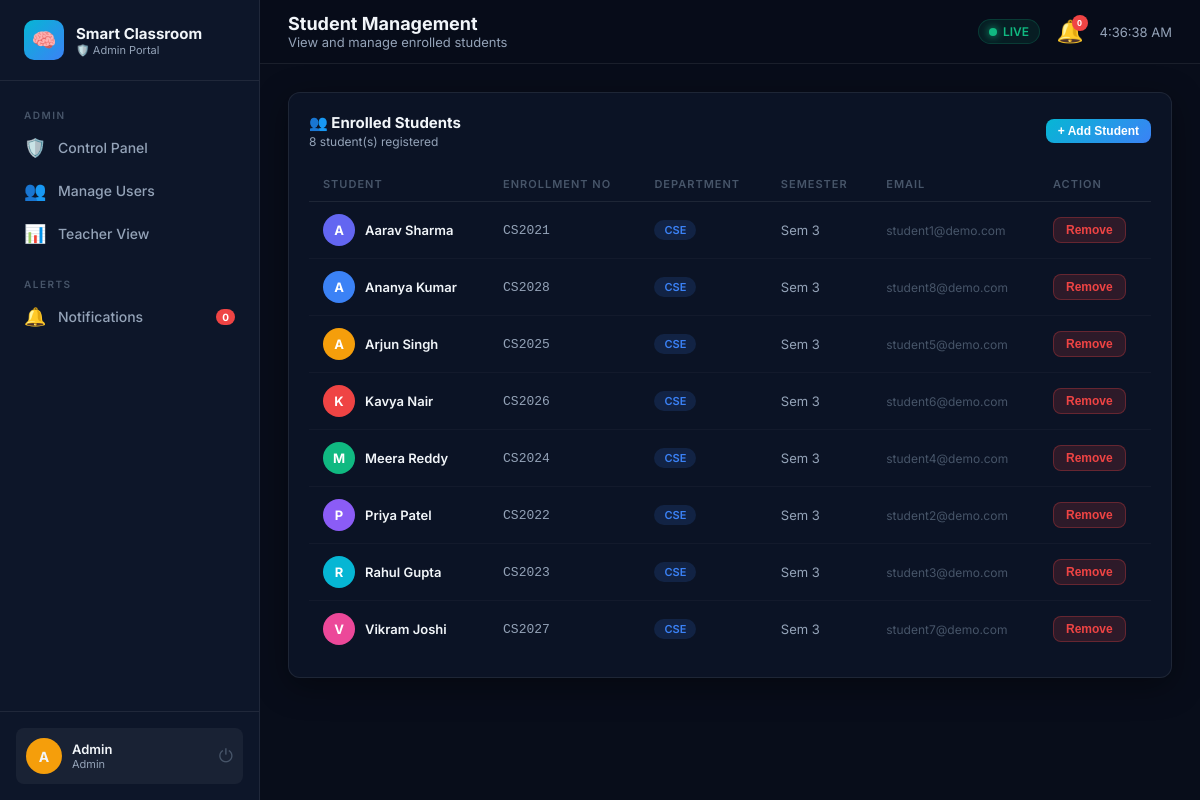
The app's page /students (signed in) with its own data.
### models/user.py (models this page shows, shortened)
class User(UserMixin, db.Model):
    __tablename__ = 'users'
    id           = db.Column(db.Integer, primary_key=True)
    name         = db.Column(db.String(100), nullable=False)
    email        = db.Column(db.String(120), unique=True, nullable=False)
    password_hash= db.Column(db.String(256), nullable=False)
    role         = db.Column(db.String(20), default='student')  # student/teacher/admin
    avatar_color = db.Column(db.String(20), default='#6366f1')
    created_at   = db.Column(db.DateTime, default=datetime.utcnow)
    is_active_   = db.Column(db.Boolean, default=True)
    student_profile = db.relationship('StudentProfile', backref='user', uselist=False, lazy=True)
    teacher_entries = db.relationship('TimetableEntry',  backref='teacher', lazy=True)
    def is_student(self):  return self.role == 'student'
    def is_teacher(self):  return self.role == 'teacher'
    def is_admin(self):    return self.role == 'admin'

class StudentProfile(db.Model):
    __tablename__ = 'student_profiles'
    id             = db.Column(db.Integer, primary_key=True)
    user_id        = db.Column(db.Integer, db.ForeignKey('users.id'), nullable=False)
    department_id  = db.Column(db.Integer, db.ForeignKey('departments.id'), nullable=True)
    enrollment_no  = db.Column(db.String(30), unique=True, nullable=True)
    semester       = db.Column(db.Integer, default=1)
    avatar_color   = db.Column(db.String(20), default='#06b6d4')
    is_face_trained = db.Column(db.Boolean, default=False)
    face_image_path = db.Column(db.String(300), nullable=True)
    attendances    = db.relationship('Attendance',    backref='student', lazy=True)
    focus_sessions = db.relationship('FocusSession',  backref='student', lazy=True)

### models/department.py (models this page shows, shortened)
class Department(db.Model):
    __tablename__ = 'departments'
    id   = db.Column(db.Integer, primary_key=True)
    name = db.Column(db.String(100), nullable=False)
    code = db.Column(db.String(10), unique=True, nullable=False)
    subjects  = db.relationship('Subject', backref='department', lazy=True)
    students  = db.relationship('StudentProfile', backref='department', lazy=True)

### routes/students.py (the view)
@students_bp.route('/students')
@login_required
def index():
    profiles = StudentProfile.query.join(User).order_by(User.name).all()
    departments = Department.query.all()
    return render_template('dashboard/students.html', students=profiles, departments=departments)

### templates/dashboard/students.html (shortened to what this page needs)
{% extends 'base.html' %}
{% block page_title %}Student Management{% endblock %}
{% block page_subtitle %}View and manage enrolled students{% endblock %}
{% block content %}
<div class="card">
  <div class="section-header">
    <div>
      <div class="section-title">👥 Enrolled Students</div>
      <div class="section-sub">{{ students|length }} student(s) registered</div>
    </div>
    <button class="btn btn-primary btn-sm" onclick="document.getElementById('addModal').classList.add('open')">+ Add Student</button>
  </div>
  {% if students %}
  <div style="overflow-x:auto;">
    <table class="data-table">
      <thead>
        <tr>
          <th>Student</th>
          <th>Enrollment No</th>
          <th>Department</th>
          <th>Semester</th>
          <th>Email</th>
          <th>Action</th>
        </tr>
      </thead>
      <tbody>
        {% for s in students %}
        <tr>
          <td>
            <div style="display:flex;align-items:center;gap:10px;">
              <div class="student-avatar" style="background:{{ s.avatar_color }}">{{ s.user.name[0] if s.user else '?' }}</div>
              <span style="font-weight:600;">{{ s.user.name if s.user else 'Unknown' }}</span>
            </div>
          </td>
          <td style="color:var(--text-secondary);font-family:monospace;">{{ s.enrollment_no or '—' }}</td>
          <td><span class="badge badge-info">{{ s.department.code if s.department else '—' }}</span></td>
          <td style="color:var(--text-secondary);">Sem {{ s.semester }}</td>
          <td style="font-size:12px;color:var(--text-muted);">{{ s.user.email if s.user else '—' }}</td>
          <td>
            <form method="POST" action="{{ url_for('students.delete_student', student_id=s.id) }}"
                  onsubmit="return confirm('Remove {{ s.user.name if s.user else 'student' }}?')">
              <button type="submit" class="btn btn-danger btn-sm">Remove</button>
            </form>
          </td>
        </tr>
        {% endfor %}
      </tbody>
    </table>
  </div>
  {% else %}
  <div class="empty-state">
    <div class="empty-icon">👤</div>
    <p>No students yet. Click <strong>Add Student</strong> to get started.</p>
  </div>
  {% endif %}
</div>
{% endblock %}

### templates/base.html (shortened to what this page needs)
<!DOCTYPE html>
<html lang="en">
<head>
  <link rel="stylesheet" href="{{ url_for('static', filename='css/main.css') }}"/>
</head>
<body>
{% set role_accent = {
  'teacher': '--accent-blue',
  'admin':   '--accent-yellow',
  'student': '--accent-cyan'
}[current_user.role] if current_user.is_authenticated else '--accent-cyan' %}
<div class="layout">
  <aside class="sidebar" data-role="{{ current_user.role if current_user.is_authenticated else 'student' }}">
    <div class="sidebar-logo">
      <div class="logo-icon">🧠</div>
      <div>
        <span>Smart Classroom</span>
        <small>
          {% if current_user.is_authenticated %}
            {% if current_user.is_student() %}🎓 Student Portal
            {% elif current_user.is_teacher() %}👨‍🏫 Teacher Portal
            {% else %}🛡️ Admin Portal{% endif %}
          {% endif %}
        </small>
      </div>
    </div>
    <nav class="sidebar-nav">
      {% if current_user.is_authenticated and current_user.is_student() %}
      <div class="nav-section-label">Student</div>
      <a href="{{ url_for('student.dashboard') }}" class="nav-link {% if request.endpoint == 'student.dashboard' %}active{% endif %}">
        <span class="nav-icon">🏠</span> My Dashboard
      </a>
      <a href="{{ url_for('student.schedule') }}" class="nav-link {% if request.endpoint == 'student.schedule' %}active{% endif %}">
        <span class="nav-icon">📅</span> Schedule
      </a>
      <a href="{{ url_for('student.attendance') }}" class="nav-link {% if request.endpoint == 'student.attendance' %}active{% endif %}">
        <span class="nav-icon">✅</span> Attendance
      </a>
      <a href="{{ url_for('student.analytics') }}" class="nav-link {% if request.endpoint == 'student.analytics' %}active{% endif %}">
        <span class="nav-icon">📈</span> My Analytics
      </a>
      {% elif current_user.is_authenticated and current_user.is_admin() %}
      <div class="nav-section-label">Admin</div>
      <a href="{{ url_for('admin.index') }}" class="nav-link {% if request.endpoint == 'admin.index' %}active{% endif %}">
        <span class="nav-icon">🛡️</span> Control Panel
      </a>
      <a href="{{ url_for('admin.users') }}" class="nav-link {% if request.endpoint == 'admin.users' %}active{% endif %}">
        <span class="nav-icon">👥</span> Manage Users
      </a>
      <a href="{{ url_for('dashboard.index') }}" class="nav-link">
        <span class="nav-icon">📊</span> Teacher View
      </a>
      {% endif %}
      <div class="nav-section-label" style="margin-top:12px;">Alerts</div>
      <a href="#" class="nav-link" onclick="openAlertDrawer()">
        <span class="nav-icon">🔔</span> Notifications
        <span class="nav-badge" id="sidebar-alert-count">0</span>
      </a>
    </nav>
    <div class="sidebar-footer">
      <div class="user-card">
        <div class="user-avatar" style="background:{{ current_user.avatar_color if current_user.is_authenticated else '#6366f1' }}">
          {{ current_user.name[0].upper() if current_user.is_authenticated else '?' }}
        </div>
        <div class="user-info">
          <div class="user-name">{{ current_user.name if current_user.is_authenticated else 'Guest' }}</div>
          <div class="user-role">{{ current_user.role.title() if current_user.is_authenticated else '' }}</div>
        </div>
        <a href="{{ url_for('auth.logout') }}" class="logout-btn" title="Logout">⏻</a>
      </div>
    </div>
  </aside>
  <div class="main-area">
    <header class="topbar">
      <div class="topbar-title">
        {% block page_title %}Dashboard{% endblock %}
        <small>{% block page_subtitle %}AI-Powered Smart Classroom{% endblock %}</small>
      </div>
      <div class="topbar-right">
        <div class="live-badge"><div class="status-dot"></div> LIVE</div>
        <button class="alert-btn" onclick="openAlertDrawer()" title="Alerts">
          🔔 <span class="alert-count" id="topbar-alert-count">0</span>
        </button>
        <div style="font-size:13px;color:var(--text-secondary);" id="clock"></div>
      </div>
    </header>
    <main class="page-content fade-in">
      {% block content %}{% endblock %}
    </main>
  </div>
</div>
</body>
</html>

### records on screen
User: name "A", name "Admin", role "Admin"
StudentProfile: user "A", user "Aarav Sharma", enrollment_no "CS2021", department "CSE", semester "3", user "student1@demo.com"
StudentProfile: user "A", user "Ananya Kumar", enrollment_no "CS2028", department "CSE", semester "3", user "student8@demo.com"
StudentProfile: user "A", user "Arjun Singh", enrollment_no "CS2025", department "CSE", semester "3", user "student5@demo.com"
StudentProfile: user "K", user "Kavya Nair", enrollment_no "CS2026", department "CSE", semester "3", user "student6@demo.com"
StudentProfile: user "M", user "Meera Reddy", enrollment_no "CS2024", department "CSE", semester "3", user "student4@demo.com"
StudentProfile: user "P", user "Priya Patel", enrollment_no "CS2022", department "CSE", semester "3", user "student2@demo.com"
StudentProfile: user "R", user "Rahul Gupta", enrollment_no "CS2023", department "CSE", semester "3", user "student3@demo.com"
StudentProfile: user "V", user "Vikram Joshi", enrollment_no "CS2027", department "CSE", semester "3", user "student7@demo.com"

### other values on screen
{{ students|length }} "8"
